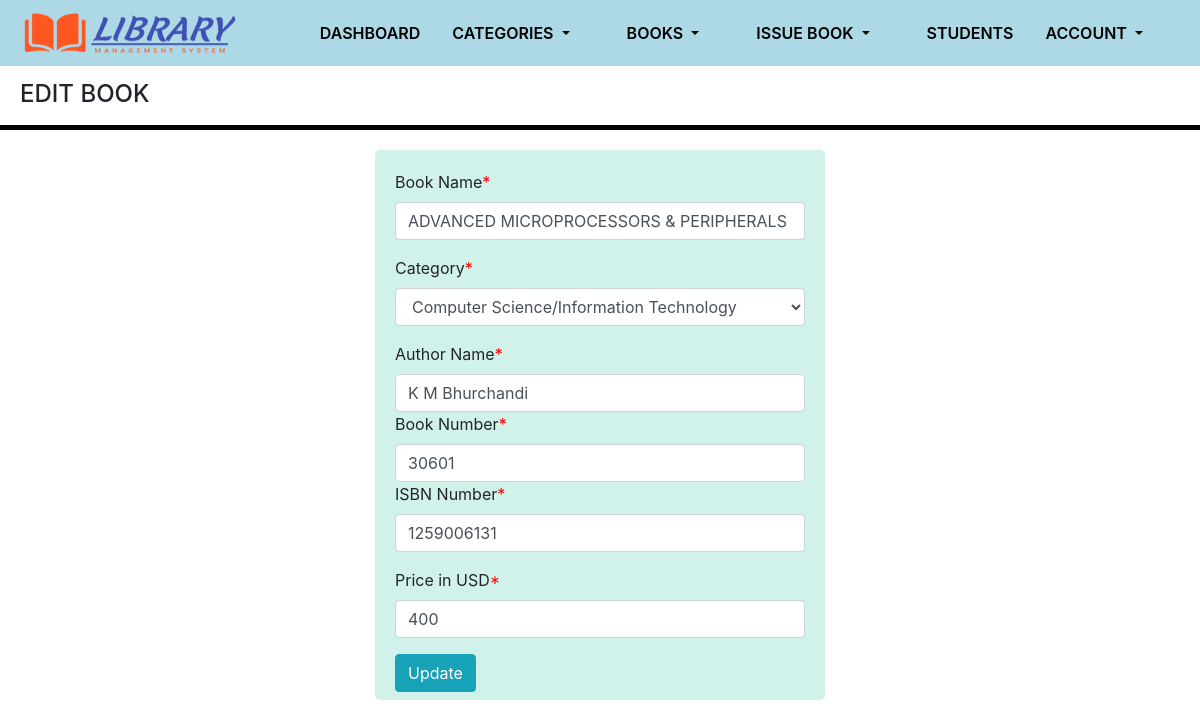
Screenshot of /library/admin/edit-book.php?bookid=1 (signed in) with the database file from the repository.
### tables this page shows
CREATE TABLE `tblbooks` (
  `id` int(11) NOT NULL,
  `BookName` varchar(255) DEFAULT NULL,
  `CatId` int(11) DEFAULT NULL,
  `AuthorName` varchar(255) DEFAULT NULL,
  `ISBNNumber` bigint(40) DEFAULT NULL,
  `BookNumber` int(20) DEFAULT NULL,
  `Status` int(1) DEFAULT NULL,
  `BookPrice` int(11) DEFAULT NULL,
  `RegDate` timestamp NULL DEFAULT current_timestamp(),
  `UpdationDate` timestamp NULL DEFAULT NULL ON UPDATE current_timestamp()
);

CREATE TABLE `tblcategory` (
  `id` int(11) NOT NULL,
  `CategoryName` varchar(150) DEFAULT NULL,
  `CreationDate` timestamp NULL DEFAULT current_timestamp(),
  `UpdationDate` timestamp NULL DEFAULT current_timestamp() ON UPDATE current_timestamp()
);

### library/admin/edit-book.php (the view, shortened to what this page needs)
<?php
include('includes/config.php');
if(strlen($_SESSION['alogin'])==0)
    {
header('location:index.php');
}
else{
?>
<!DOCTYPE html>
<html lang="en">
  <head>
     <link rel="stylesheet" href="https://cdn.jsdelivr.net/npm/bootstrap@4.6.0/dist/css/bootstrap.min.css">
     <link rel="stylesheet"  href="css/main.css">
</head>
<body>
<?php include('includes/header.php');?>
             <h4 class="header-line">EDIT BOOK</h4>
             <hr>
<div class="row">
<div class="col-md-12">
<div class="panel panel-info">
<div class="panel-body-eb">
<form role="form" method="post">
<?php
$bookid=intval($_GET['bookid']);
$sql = "SELECT tblbooks.BookName,tblcategory.CategoryName,tblcategory.id as cid,tblbooks.AuthorName,tblbooks.ISBNNumber,tblbooks.BookNumber,tblbooks.BookPrice,tblbooks.id as bookid from  tblbooks join tblcategory on tblcategory.id=tblbooks.CatId  where tblbooks.id=:bookid";
$query = $dbh -> prepare($sql);
$query->bindParam(':bookid',$bookid,PDO::PARAM_STR);
$query->execute();
$results=$query->fetchAll(PDO::FETCH_OBJ);
if($query->rowCount() > 0)
{
foreach($results as $result)
{               ?>
<div class="form-group">
<label>Book Name<span style="color:red;">*</span></label>
<input class="form-control" type="text" name="bookname" value="<?php echo htmlentities($result->BookName);?>" required />
</div>
<div class="form-group">
<label> Category<span style="color:red;">*</span></label>
<select class="form-control" name="category" required="required">
<option value="<?php echo htmlentities($result->cid);?>"> <?php echo htmlentities($catname=$result->CategoryName);?></option>
</select>
</div>
<div class="form-group">
<label>Author Name<span style="color:red;">*</span></label>
<input class="form-control" type="text" name="author" value="<?php echo htmlentities($result->AuthorName);?>"  required="required" />
<div class="form-group">
<label>Book Number<span style="color:red;">*</span></label>
<input class="form-control" type="text" name="booknum" value="<?php echo htmlentities($result->BookNumber);?>"  required="required" />
<div class="form-group">
<label>ISBN Number<span style="color:red;">*</span></label>
<input class="form-control" type="text" name="isbn" value="<?php echo htmlentities($result->ISBNNumber);?>"  required="required" />
</div>
 <div class="form-group">
 <label>Price in USD<span style="color:red;">*</span></label>
 <input class="form-control" type="text" name="price" value="<?php echo htmlentities($result->BookPrice);?>"   required="required" />
 </div>
 <?php }} ?>
<button type="submit" name="update" class="btn btn-info">Update </button>
                                    </form>
                            </div>
                        </div>
                            </div>
        </div>
</body>
</html>
<?php } ?>

### library/admin/css/main.css (style rules this page uses)
body { background-color: white; }
.header-line { margin-top:80px; margin-left:20px; }
hr { border-top: 5px solid black; }
.row { margin:20px; }
.panel { display:flex; justify-content:center; }
.panel-body-eb { height:550px; width: 450px; background-color:#D1F2EB; padding:20px; margin-top:0px; border-radius:5px; position:relative; }

### rows the page displays
tblbooks: bookname "ADVANCED MICROPROCESSORS & PERIPHERALS", category "Computer Science/Information Technology", author "K M Bhurchandi", booknum "30601", isbn "1259006131", price "400"
